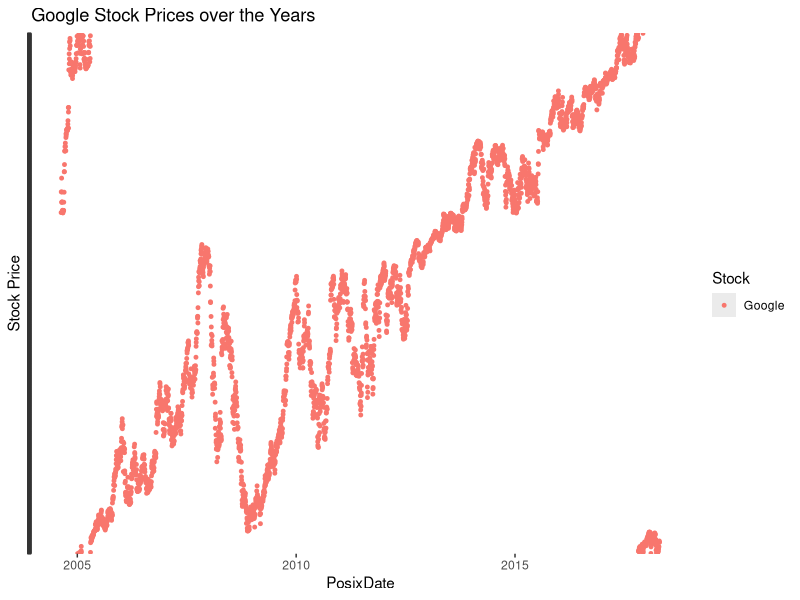

Here is the R script that generated this plot:
setwd("~/R tutorial 7/GAGA Stock Analysis")
stats<-read.csv("GAFA Stock Prices.csv")
stats$PosixDate<-as.POSIXct(stats$Date, format="%d/%m/%Y")

stats_google<-stats[stats$Stock %in% c("Google"),]
stats_Apple<-stats[stats$Stock %in% c("Apple"),]
stats_Facebook<-stats[stats$Stock %in% c("Facebook"),]
stats_Amazon<-stats[stats$Stock %in% c("Amazon"),]

library(ggplot2)
plot1<-ggplot(data=stats_google, aes(x=PosixDate, y=Adj.Close))+geom_point(size=1, aes(colour=Stock))+ggtitle("Google Stock Prices over the Years")+ylab("Stock Price")+
  theme(axis.text.y=element_blank())
plot1
